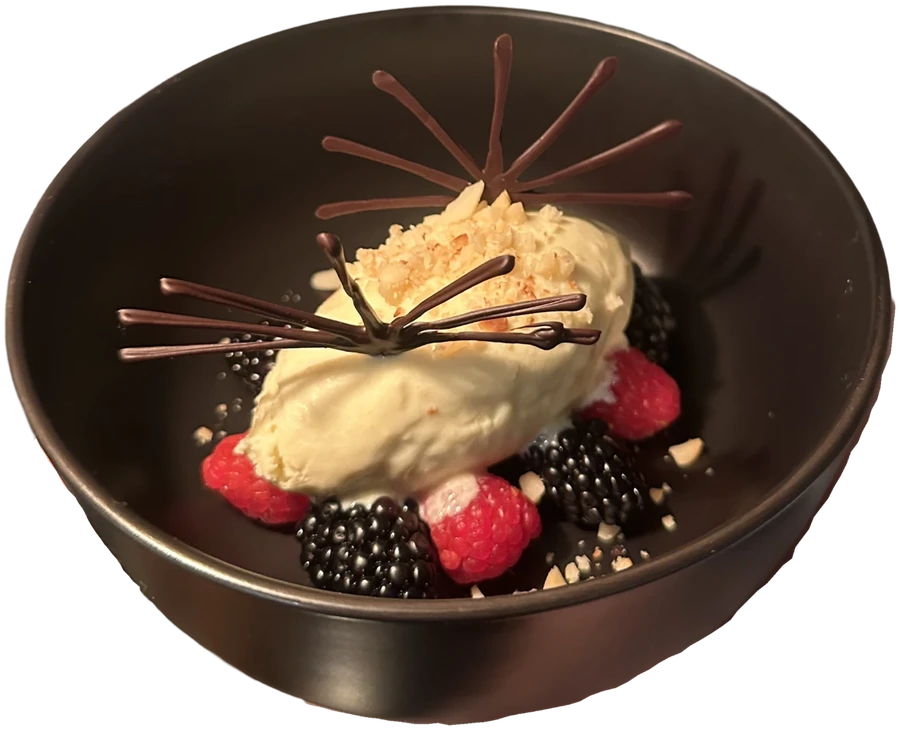
#> input picture scripts/dish-assets/cutouts/dessert.webp, 900 x 730 px
$ python -i topdown.py   (imports and definitions only)
#> lines starting #> are read from the running program, lines starting #| are printed output that depends on the picture
"""Turn a photograph of a dish into a texture that can be mapped onto 3D
geometry.

The dishes were all shot from the same sort of elevation, so a circular
plate lands in the frame as an ellipse. Measuring that ellipse gives two
things: the camera elevation the photograph was taken at (about 55
degrees, consistently), and the stretch needed to put the plate back to a
circle.

A circle is what the geometry wants. The scenes build each vessel as a
lathe and project this texture straight down onto its inner surface, so
the photograph lands back on the shape it was taken off -- which is what
makes the dish read as an object rather than as a picture of one.
"""
from PIL import Image
import numpy as np


def ellipse_of(alpha):
    """Centre and semi-axes of the ellipse a silhouette is equivalent to."""
    ys, xs = np.where(alpha > 40)
    cy, cx = ys.mean(), xs.mean()
    ev, _ = np.linalg.eigh(np.cov(np.stack([xs - cx, ys - cy])))
    return cx, cy, 2 * np.sqrt(ev[1]), 2 * np.sqrt(ev[0])  # major, minor


def top_down(path, out, size=512, pad=1.02, ellipse=None):
    """Stretch a dish back to circular and crop it square.

    `ellipse` overrides the measured one, for layers that have to share
    the geometry of another layer -- a scatter of chives has no silhouette
    worth fitting, but it has to land on the soup surface that does.

    Returns (foreshortening, elevation_degrees) so the scene can point its
    camera where the photographer was standing.
    """
#> called with path = 'cutouts/dessert.webp', out = 'out.png', size = 512, pad = 1.02
    im = Image.open(path).convert('RGBA')
#> im is the input picture: PIL image 900x730 RGBA; mean R, G, B, A 64.7, 47.1, 35, 190.2
    a = np.asarray(im)
    cx, cy, major, minor = ellipse if ellipse else ellipse_of(a[:, :, 3])
#> in ellipse_of, `cy, cx = ys.mean(), xs.mean()`: cy = 352.6; cx = 449.6
#> in ellipse_of, `ev, _ = np.linalg.eigh(np.cov(np.stack([xs - cx, ys - cy])))`: ev = [32064.3, 47991.2]
#> cx = 449.6; cy = 352.6; major = 438.1; minor = 358.1
    foreshortening = minor / major
#> foreshortening = 0.817

    # Stretching vertically about the ellipse's centre is all the
    # un-projection a circle needs.
    scale = major / minor
#> scale = 1.22
    tall = im.resize((im.width, round(im.height * scale)), Image.LANCZOS)
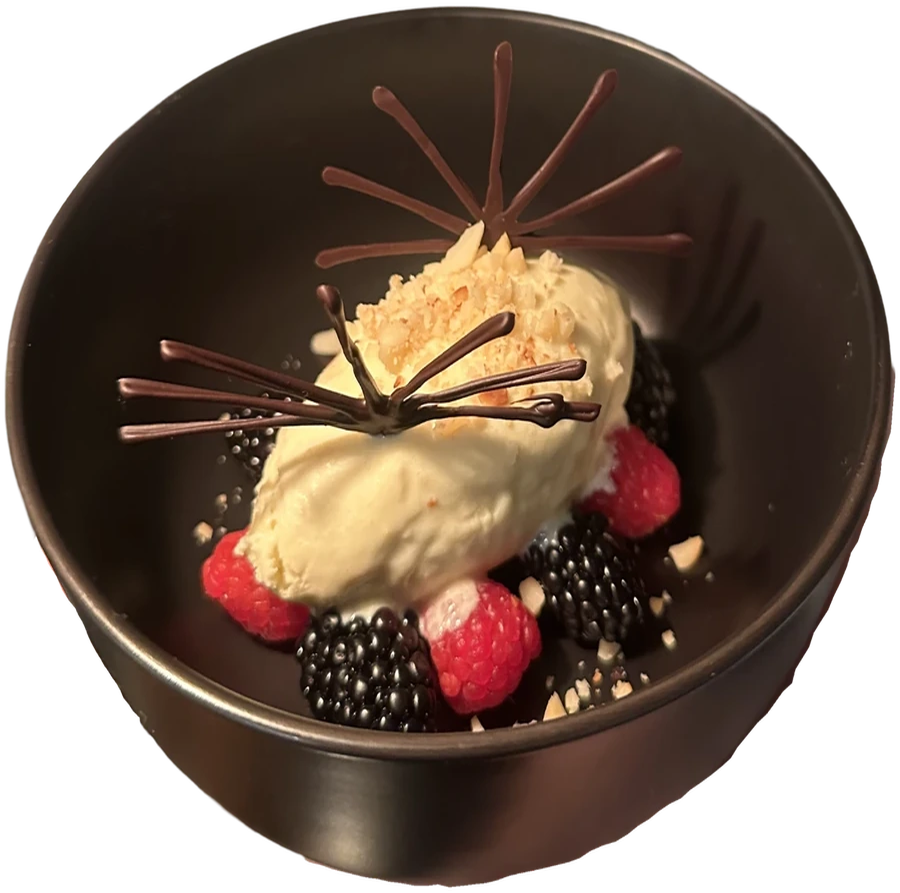
#> tall: PIL image 900x893 RGBA; mean R, G, B, A 63.7, 46.2, 34.2, 190.2; transparent parts drawn white
    cy_t = cy * scale
#> cy_t = 431.4

    r = major * pad
#> r = 446.9
    box = (round(cx - r), round(cy_t - r), round(cx + r), round(cy_t + r))
#> box = (3, -16, 896, 878)
    sq = Image.new('RGBA', (box[2] - box[0], box[3] - box[1]), (0, 0, 0, 0))
#> sq: PIL image 893x894 RGBA; every value is 0
    # Paste with an explicit offset so a box running off the source edge
    # lands in the right place rather than being clamped.
    sq.paste(tall.crop(box), (0, 0))
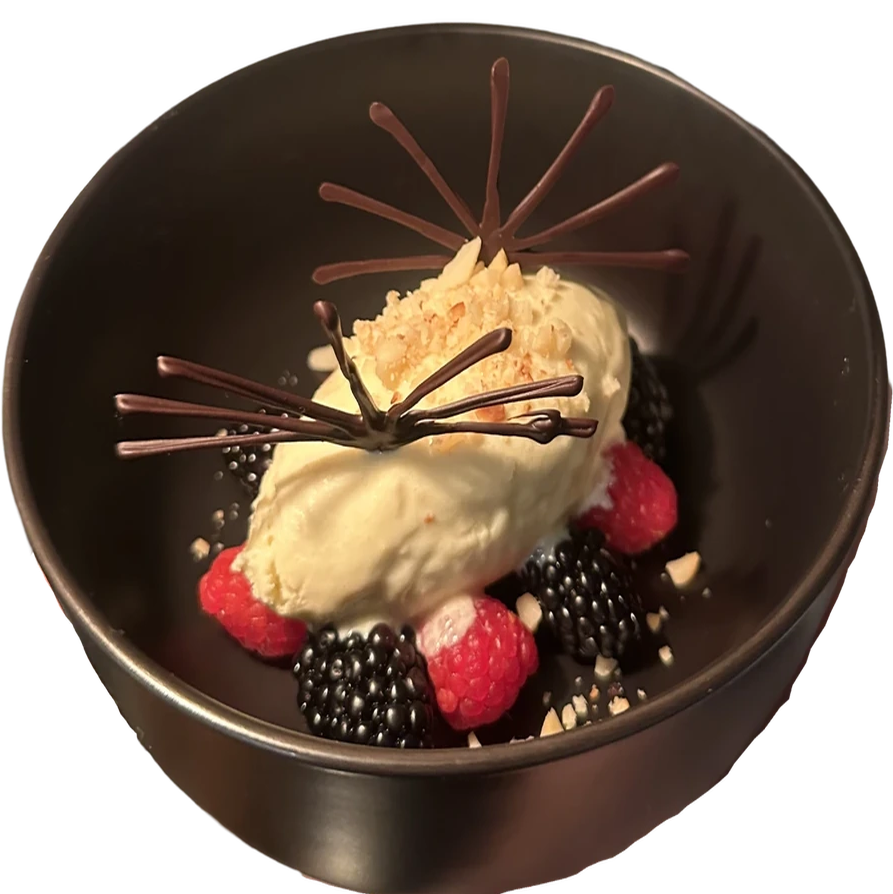
#> sq: PIL image 893x894 RGBA; mean R, G, B, A 64, 46.5, 34.3, 191.3; transparent parts drawn white
    sq.resize((size, size), Image.LANCZOS).save(out)
    return foreshortening, float(np.degrees(np.arcsin(min(1.0, foreshortening))))


def surface_ellipse(path, warm=60, bright=70):
    """The ellipse of a soup's surface -- the saturated region inside the
    bowl, rather than the whole dish's silhouette."""
    from scipy import ndimage
    a = np.asarray(Image.open(path).convert('RGBA')).astype(int)
    rgb, al = a[:, :, :3], a[:, :, 3]
    r, g, b = rgb[:, :, 0], rgb[:, :, 1], rgb[:, :, 2]
    lum = 0.2126 * r + 0.7152 * g + 0.0722 * b
    m = (al > 40) & (r - b > warm) & (lum > bright)
    lbl, n = ndimage.label(m)
    sizes = ndimage.sum(m, lbl, range(1, n + 1))
    big = lbl == (np.argmax(sizes) + 1)
    ys, xs = np.where(big)
    return xs.mean(), ys.mean(), (xs.max() - xs.min()) / 2, (ys.max() - ys.min()) / 2

>>> result = top_down('cutouts/dessert.webp', 'out.png')
#> result = (0.817, 54.82)

$ run again, on scripts/dish-assets/cutouts/dish-01.webp
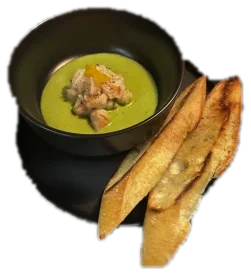
#> input picture scripts/dish-assets/cutouts/dish-01.webp, 251 x 275 px
#> in top_down, im is the input picture: PIL image 251x275 RGBA; mean R, G, B, A 80.2, 65.7, 35.4, 151.2
#> in ellipse_of, `cy, cx = ys.mean(), xs.mean()`: cy = 124.4; cx = 121.1
#> ev = [2797.4, 4194.5]
#> in top_down, `cx, cy, major, minor = ellipse if ellipse else ellipse_of(a[:, :, 3])`: cx = 121.1; cy = 124.4; major = 129.5; minor = 105.8
#> foreshortening = 0.817
#> scale = 1.22
#> in top_down, `tall = im.resize((im.width, round(im.height * scale)), Image.LANCZOS)`:
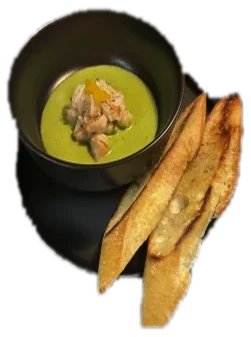
#> tall: PIL image 251x337 RGBA; mean R, G, B, A 68.5, 53.9, 23.7, 151.2; transparent parts drawn white
#> cy_t = 152.4
#> r = 132.1
#> box = (-11, 20, 253, 284)
#> in top_down, `sq.paste(tall.crop(box), (0, 0))`:
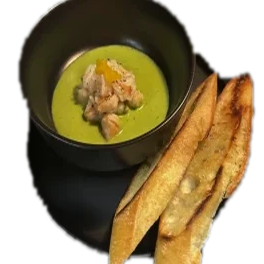
#> sq: PIL image 264x264 RGBA; mean R, G, B, A 77.5, 61.2, 26.9, 175.3; transparent parts drawn white
#> result = (0.817, 54.75)

$ run again, on scripts/dish-assets/cutouts/dish-02.webp
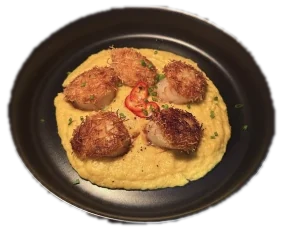
#> input picture scripts/dish-assets/cutouts/dish-02.webp, 283 x 232 px
#> in top_down, im is the input picture: PIL image 283x232 RGBA; mean R, G, B, A 90.5, 67.1, 45.3, 176.5
#> in ellipse_of, `cy, cx = ys.mean(), xs.mean()`: cy = 114.5; cx = 141.3
#> ev = [3013, 4518.3]
#> in top_down, `cx, cy, major, minor = ellipse if ellipse else ellipse_of(a[:, :, 3])`: cx = 141.3; cy = 114.5; major = 134.4; minor = 109.8
#> foreshortening = 0.817
#> scale = 1.22
#> in top_down, `tall = im.resize((im.width, round(im.height * scale)), Image.LANCZOS)`:
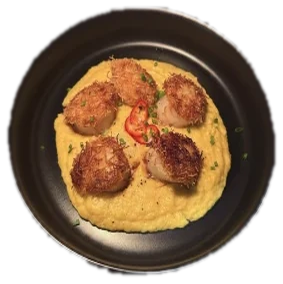
#> tall: PIL image 283x284 RGBA; mean R, G, B, A 81.6, 58.1, 36.4, 176.5; transparent parts drawn white
#> cy_t = 140.3
#> r = 137.1
#> box = (4, 3, 278, 277)
#> in top_down, `sq.paste(tall.crop(box), (0, 0))`:
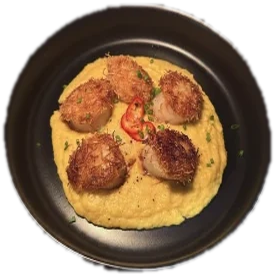
#> sq: PIL image 274x274 RGBA; mean R, G, B, A 87.4, 62.2, 39, 188.9; transparent parts drawn white
#> result = (0.817, 54.75)

$ run again, on scripts/dish-assets/cutouts/dish-03.webp
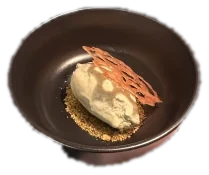
#> input picture scripts/dish-assets/cutouts/dish-03.webp, 209 x 175 px
#> in top_down, im is the input picture: PIL image 209x175 RGBA; mean R, G, B, A 74.4, 58, 45.8, 159.7
#> in ellipse_of, `cy, cx = ys.mean(), xs.mean()`: cy = 82.98; cx = 104.2
#> ev = [1550.3, 2285.9]
#> in top_down, `cx, cy, major, minor = ellipse if ellipse else ellipse_of(a[:, :, 3])`: cx = 104.2; cy = 82.98; major = 95.62; minor = 78.75
#> foreshortening = 0.824
#> scale = 1.21
#> in top_down, `tall = im.resize((im.width, round(im.height * scale)), Image.LANCZOS)`:
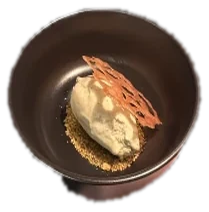
#> tall: PIL image 209x212 RGBA; mean R, G, B, A 63.6, 47.2, 35.1, 159.7; transparent parts drawn white
#> cy_t = 100.8
#> r = 97.53
#> box = (7, 3, 202, 198)
#> in top_down, `sq.resize((size, size), Image.LANCZOS).save(out)`:
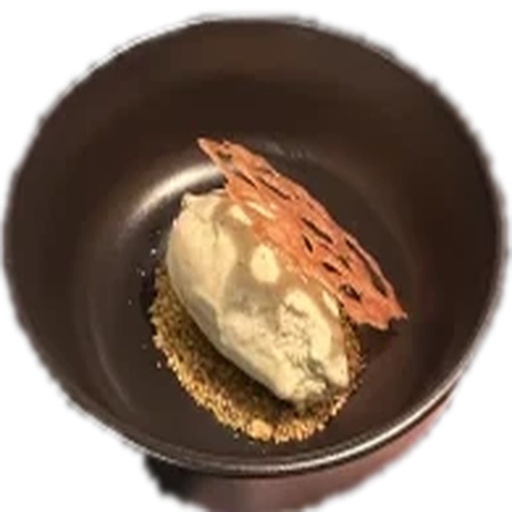
#> saved as out.png: PIL image 512x512 RGBA; mean R, G, B, A 73.7, 54.8, 40.7, 185.6; transparent parts drawn white
#> result = (0.824, 55.44)
